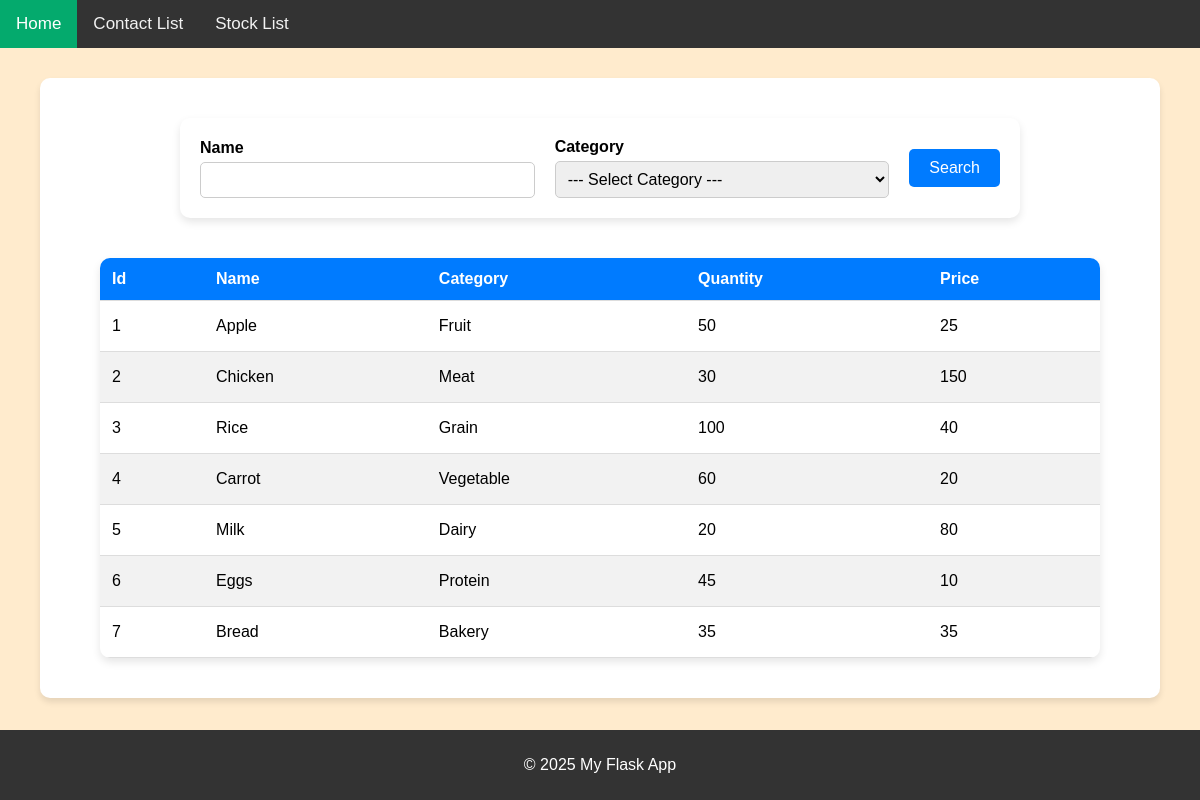
Page /food_stock/ on the earlier database version.
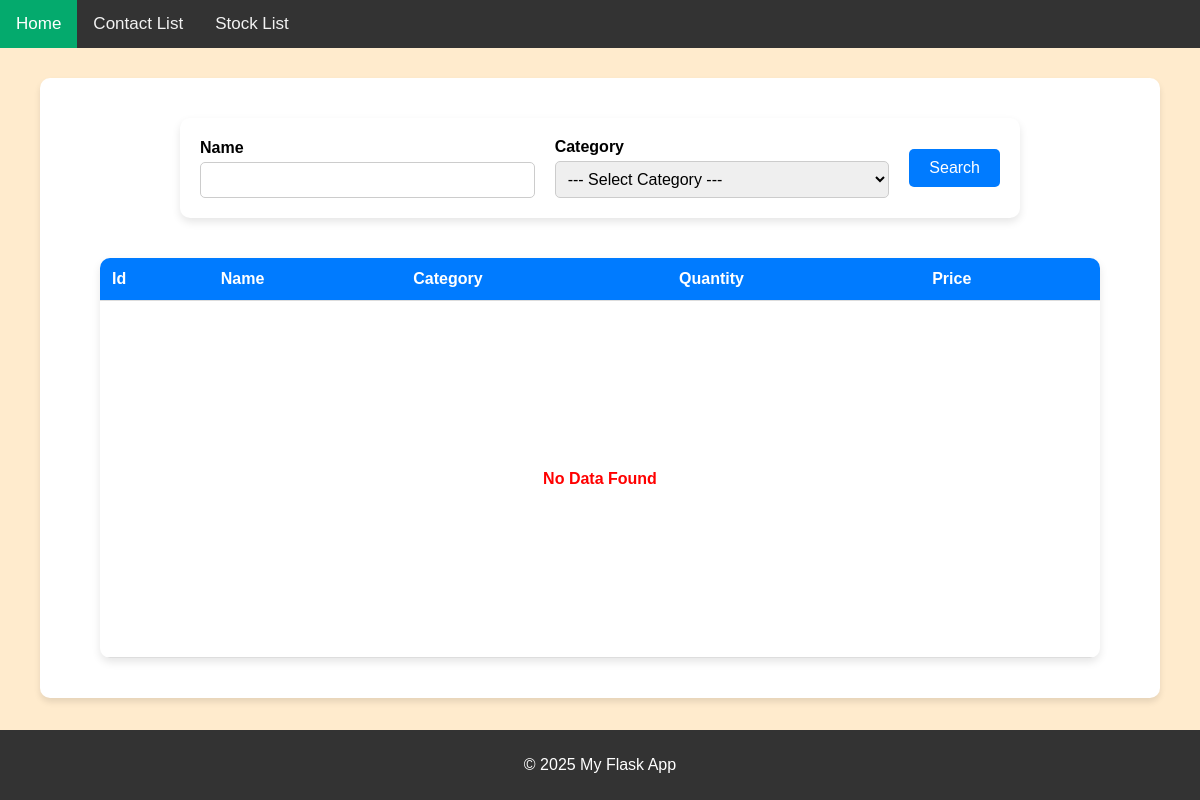
Same page on the later database version.
### server_for_restaurant.py (models this page shows)
class Food_stock(db.Model):
    id = db.Column(db.Integer,primary_key=True)
    name = db.Column(db.String(25),nullable=False)
    category = db.Column(db.String(25),nullable=False)
    quantity = db.Column(db.Integer,nullable=False)
    price = db.Column(db.Integer,nullable=False)

### server_for_restaurant.py (the view, shortened to what this page needs)
@app.route('/food_stock/',methods=['GET','POST'])
def food_list():
    stock_list_data = Food_stock.query
    return render_template('owner_template/food_list.html',stock_list=stock_list_data)

### templates/owner_template/food_list.html (shortened to what this page needs)
{% extends "base_owner.html" %}
{% block content %}
    <div class="container">
        <div class="display_form">
            <form action="/food_stock/" method="POST" class="form-container">
                <div class="form-group">
                    <label>Name</label>
                    <input type="text" name="query_name">
                </div>
                <div class="form-group">
                    <label>Category</label>
                    <select id="category" name="query_category">
                        <option value="">--- Select Category ---</option>
                    </select>
                </div>
                <button type="submit" class="submit-btn">Search</button>
            </form>
        </div>
        <div class="table_div">
            <table>
                <thead>
                    <tr>
                        <th>Id</th>
                        <th>Name</th>
                        <th>Category</th>
                        <th>Quantity</th>
                        <th>Price</th>
                    </tr>
                </thead>
                <tbody>
                    {% for item in stock_list %}
                    <tr>
                        <td>{{ loop.index }}</td>
                        <td>{{ item.name }}</td>
                        <td>{{ item.category }}</td>
                        <td>{{ item.quantity }}</td>
                        <td>{{ item.price }}</td>
                    </tr>
                    {% else %}
                    <tr>
                        <td colspan="7" style="text-align: center; font-weight: bold; color: red;">No Data Found</td>
                    </tr>
                    {% endfor %}
                </tbody>
            </table>
        </div>
    </div>
</body>
</html>
{% endblock %}

### templates/base_owner.html (shortened to what this page needs)
<!DOCTYPE html>
<html lang="en">
<head>
</head>
<body>
<div class="topnav">
        <a class="active" href="#home">Home</a>
        <a href="/contact_list/">Contact List</a>
        <a href="/food_stock/">Stock List</a>
</div>
   <main>
        {% block content%}
        {% endblock %}
<footer class="footer">
    <p>&copy; 2025 My Flask App</p>
</footer>
</body>
</html>

### templates/base_owner.html (style rules this page uses)
html,body { height:100%; margin:0; padding:0; display:flex; flex-direction:column; font-family: Arial, sans-serif; margin: 0; padding: 0; background-color: blanchedalmond; }
main { flex:1; }
.container { width: 90%; max-width: 1100px; margin: 30px auto; background: #ffffff; padding: 20px; box-shadow: 0px 4px 6px rgba(0, 0, 0, 0.1); border-radius: 10px; }
.display_form { display: flex; justify-content: center; padding: 20px 0; }
.form-container { display: flex; flex-wrap: wrap; gap: 20px; align-items: center; width: 100%; max-width: 800px; background: #ffffff; padding: 20px; border-radius: 10px; box-shadow: 0 4px 8px rgba(0, 0, 0, 0.1); }
.form-group { display: flex; flex-direction: column; flex: 1; min-width: 200px; }
.form-group label { font-weight: bold; margin-bottom: 5px; }
.form-group input, .form-group select { padding: 8px; border: 1px solid #ccc; border-radius: 5px; font-size: 16px; }
.submit-btn { padding: 10px 20px; background-color: #007BFF; color: white; border: none; cursor: pointer; border-radius: 5px; font-size: 16px; }
.table_div { display: flex; justify-content: center; padding: 20px 0; }
table { width: 100%; max-width: 1000px; border-collapse: collapse; background: #fff; box-shadow: 0 4px 8px rgba(0, 0, 0, 0.1); border-radius: 10px; min-height:400px; overflow: hidden; }
thead { background-color: #007BFF; color: white; }
th, td { padding: 12px; text-align: left; border-bottom: 1px solid #ddd; }
.topnav { overflow: hidden; background-color: #333; }
.topnav a { float: left; color: #f2f2f2; text-align: center; padding: 14px 16px; text-decoration: none; font-size: 17px; }
.topnav a.active { background-color: #04AA6D; color: white; }
.footer { background-color: #333; color: white; padding: 10px; text-align: center; }

Differences in the rows shown:
removed Food_stock: name "Apple", category "Fruit", quantity "50", price "25"
removed Food_stock: name "Chicken", category "Meat", quantity "30", price "150"
removed Food_stock: name "Rice", category "Grain", quantity "100", price "40"
removed Food_stock: name "Carrot", category "Vegetable", quantity "60", price "20"
removed Food_stock: name "Milk", category "Dairy", quantity "20", price "80"
removed Food_stock: name "Eggs", category "Protein", quantity "45", price "10"
removed Food_stock: name "Bread", category "Bakery", quantity "35", price "35"
Other differences:
text now shown: "No Data Found"
